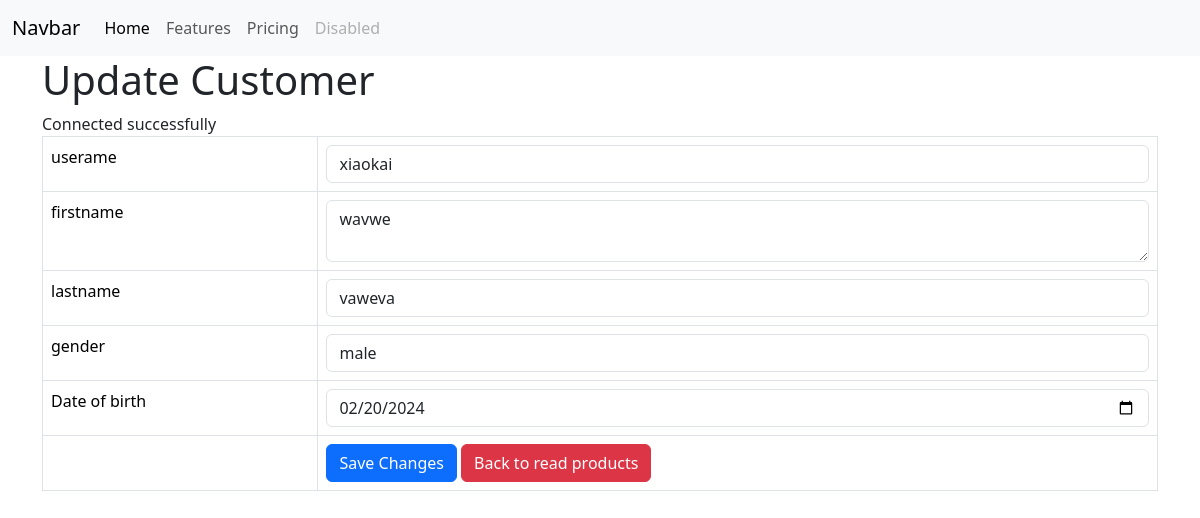
Page /customer_update.php?id=3 on the earlier database version.
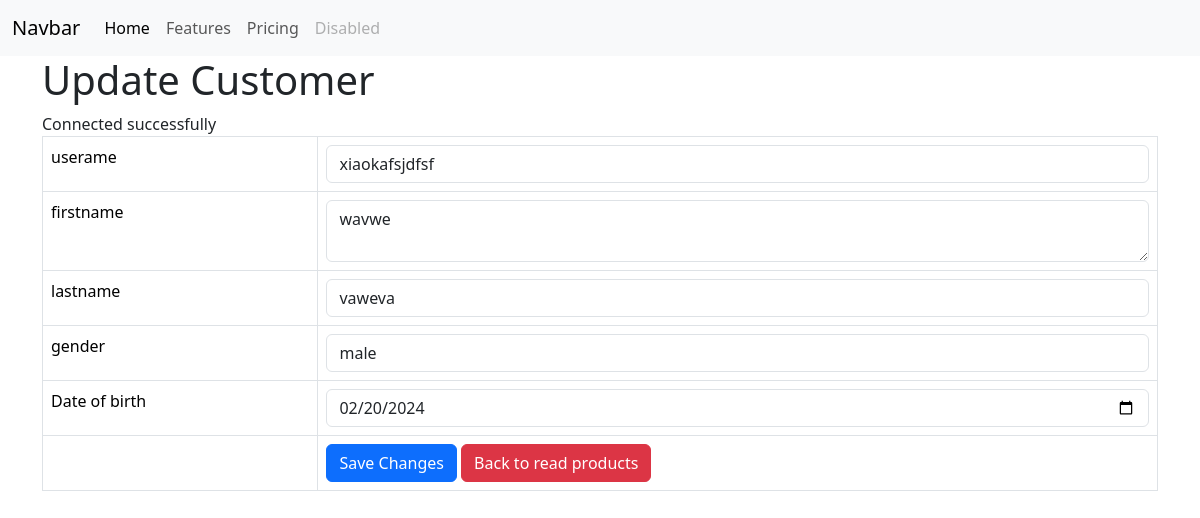
Same page on the later database version.
### tables this page shows
CREATE TABLE IF NOT EXISTS `customer` (
  `id` int NOT NULL AUTO_INCREMENT,
  `username` varchar(128) NOT NULL,
  `password` varchar(128) NOT NULL,
  `firstname` text NOT NULL,
  `lastname` text NOT NULL,
  `gender` text NOT NULL,
  `date_of_birth` date NOT NULL,
  `registration_date` datetime NOT NULL DEFAULT CURRENT_TIMESTAMP,
  `account_status` tinyint(1) NOT NULL,
  PRIMARY KEY (`id`)
);

### customer_update.php (the view, shortened to what this page needs)
<!DOCTYPE HTML>
<?php
include "menu.php";
?>
<html>
<head>
    <link href="https://cdn.jsdelivr.net/npm/bootstrap@5.3.3/dist/css/bootstrap.min.css" rel="stylesheet">
</head>
<body>
    <div class="container">
        <div class="page-header">
            <h1>Update Customer</h1>
        </div>
        <?php
        $id = isset($_GET['id']) ? $_GET['id'] : die('ERROR: Record ID not found.');
        include 'config/database.php';
        try {
            $query = "SELECT id, username, firstname, lastname,gender,date_of_birth FROM customer WHERE id = ? LIMIT 0,1";
            $stmt = $con->prepare($query);
            $stmt->bindParam(1, $id);
            $stmt->execute();
            $row = $stmt->fetch(PDO::FETCH_ASSOC);
            $name = $row['username'];
            $firstname = $row['firstname'];
            $lastname = $row['lastname'];
            $gender = $row['gender'];
            $DOB = $row['date_of_birth'];
        }
        catch (PDOException $exception) {
            die('ERROR: ' . $exception->getMessage());
        }
        ?>
        <form action="<?php echo htmlspecialchars($_SERVER["PHP_SELF"] . "?id={$id}"); ?>" method="post">
            <table class='table table-hover table-responsive table-bordered'>
                <tr>
                    <td>userame</td>
                    <td><input type='text' name='yourname' value="<?php echo $name;  ?>" class='form-control' /></td>
                </tr>
                <tr>
                    <td>firstname</td>
                    <td><textarea name='firstname' class='form-control'><?php echo $firstname;  ?></textarea></td>
                </tr>
                <tr>
                    <td>lastname</td>
                    <td><input type='text' name='lastname' value="<?php echo $lastname;  ?>" class='form-control' /></td>
                </tr>
                <tr>
                    <td>gender</td>
                    <td><input type='text' name='gender' value="<?php echo $gender;  ?>" class='form-control' /></td>
                </tr>
                <tr>
                    <td>Date of birth</td>
                    <td><input type='date' name='date_of_birth' value="<?php echo $DOB;  ?>" class='form-control' /></td>
                </tr>
                <tr>
                    <td></td>
                    <td>
                        <input type='submit' value='Save Changes' class='btn btn-primary' />
                        <a href='index.php' class='btn btn-danger'>Back to read products</a>
                    </td>
                </tr>
            </table>
        </form>
    </div>
</body>
</html>

Differences in the rows shown:
changed customer "wavwe": yourname "xiaokai" → "xiaokafsjdfsf"
